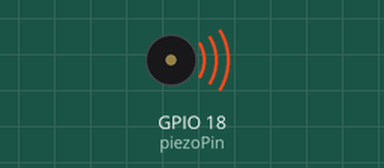
This program was run on a simulated Raspberry Pi (BCM pin numbers). Parts: buzzer (waves = sounding).

Above: at 0.2 s.
At 4.5 s:
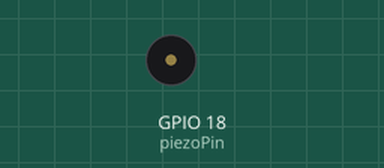
Timing chart, 0 to 6.5 s (numbered marks = the images above):
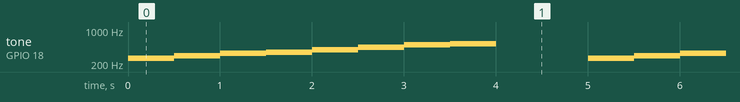

Measured:
- by itself, tone on GPIO 18 (piezoPin): repeats every 5.0 s: 294 Hz 0.50 s, 330 Hz 0.50 s, 349 Hz 0.50 s, 392 Hz 0.50 s, 440 Hz 0.50 s, 494 Hz 0.50 s, 523 Hz 0.50 s, silent 1.0 s, 262 Hz 0.50 s

The program:

buzzer2.py
```python
import RPi.GPIO as GPIO
import time

piezoPin = 18

Melody = [262, 294, 330, 349, 392, 440, 494, 523]

GPIO.setmode(GPIO.BCM)
GPIO.setup(piezoPin, GPIO.OUT)

sound = GPIO.PWM(piezoPin, 440)				# 해당 핀에 440hz 출력

try:
	while True:
		sound.start(50)
		for i in range(0, len(Melody)):		# 듀티피 50% PWM 시작
			sound.ChangeFrequency(Melody[i])	# 주파수 변경
			time.sleep(0.5)
		sound.stop()								# WPM 중지
		time.sleep(1)
except KeyboardInterrupt:
	GPIO.cleanup()
```
